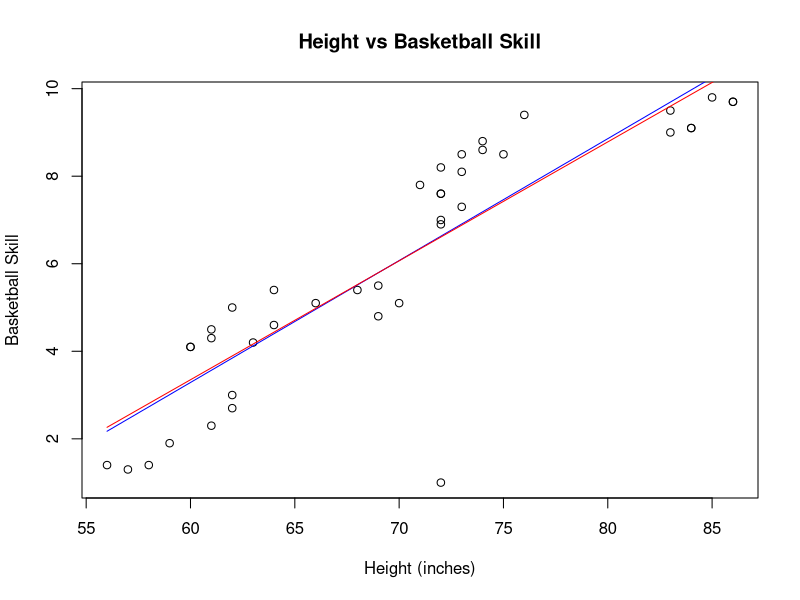

Generate this figure with R:

## clear all
rm(list=ls()) 



# read in data
data <- read.csv("data/basketball_skills.csv")





# plot data
plot(x = data$height,y = data$basketball_skill,
     xlab = "Height (inches)",
     ylab = "Basketball Skill",
     xlim = c(min(data$height),max(data$height)),
     main = "Height vs Basketball Skill"
)


## easy way

model <- lm(data$basketball_skill ~ data$height)

fit_b <- model$coefficients[1]
fit_m <- model$coefficients[2]


fit_x <- seq(min(data$height),max(data$height),by=0.1)
fit_y <- fit_m * fit_x + fit_b

lines(fit_x, fit_y, col = "blue")


########################################################################


## loss function

loss_function <- function(m,b,xdata,ydata){
  loss <- 0
  
  for(i in 1:length(xdata)){
    
    predicted_y <- m * xdata[i] + b
    
    squared_res <- (predicted_y - ydata[i])**2
    
    loss <- loss + squared_res
    
  }
  
  return(loss)
  
}



# minimize loss function

for(count in 1:500000){
  
  m_guess <- runif(n=1, min=-20, max=20)
  b_guess <- runif(n=1, min=-20, max=20)
  
  current_loss <- loss_function(m=m_guess, b=b_guess, xdata=data$height, ydata=data$basketball_skill)
  
  if(count==1){
    best_loss <- current_loss
    best_m <- m_guess
    best_b <- b_guess
  }else if(current_loss < best_loss){
    best_loss <- current_loss
    best_m <- m_guess
    best_b <- b_guess
  }
  
}



## plot line
fit_x <- seq(min(data$height),max(data$height),by=0.1)
fit_y <- best_m * fit_x + best_b
lines(fit_x, fit_y, col = "red")


###

base_model_loss <- loss_function(m=0, b=mean(data$basketball_skill), xdata=data$height, ydata=data$basketball_skill)


r_squared <- 1 - (best_loss/base_model_loss)

